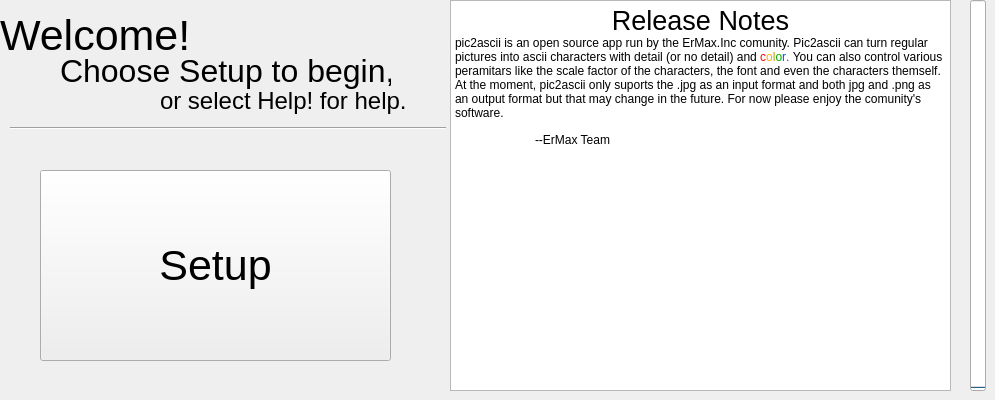
    <widget class="QWidget" name="tabHome">
     <property name="font">
      <font>
       <pointsize>8</pointsize>
       <weight>50</weight>
       <bold>false</bold>
       <stylestrategy>PreferAntialias</stylestrategy>
      </font>
     </property>
     <property name="autoFillBackground">
      <bool>false</bool>
     </property>
     <attribute name="title">
      <string>Home</string>
     </attribute>
     <attribute name="toolTip">
      <string>This is the Home Tab</string>
     </attribute>
     <widget class="QLabel" name="label">
      <property name="geometry">
       <rect>
        <x>0</x>
        <y>0</y>
        <width>211</width>
        <height>71</height>
       </rect>
      </property>
      <property name="font">
       <font>
        <pointsize>32</pointsize>
        <weight>50</weight>
        <bold>false</bold>
        <stylestrategy>PreferAntialias</stylestrategy>
       </font>
      </property>
      <property name="styleSheet">
       <string notr="true">background-color: rgba(255, 255, 255, 0);</string>
      </property>
      <property name="text">
       <string>Welcome!</string>
      </property>
     </widget>
     <widget class="QLabel" name="label_2">
      <property name="geometry">
       <rect>
        <x>60</x>
        <y>50</y>
        <width>331</width>
        <height>41</height>
       </rect>
      </property>
      <property name="font">
       <font>
        <pointsize>24</pointsize>
        <weight>50</weight>
        <bold>false</bold>
        <stylestrategy>PreferAntialias</stylestrategy>
       </font>
      </property>
      <property name="autoFillBackground">
       <bool>false</bool>
      </property>
      <property name="styleSheet">
       <string notr="true">background-color: rgba(255, 255, 255, 0);</string>
      </property>
      <property name="text">
       <string>Choose Setup to begin,</string>
      </property>
      <property name="openExternalLinks">
       <bool>false</bool>
      </property>
     </widget>
     <widget class="QLabel" name="label_3">
      <property name="geometry">
       <rect>
        <x>160</x>
        <y>80</y>
        <width>261</width>
        <height>41</height>
       </rect>
      </property>
      <property name="font">
       <font>
        <pointsize>18</pointsize>
        <weight>50</weight>
        <bold>false</bold>
        <stylestrategy>PreferAntialias</stylestrategy>
       </font>
      </property>
      <property name="styleSheet">
       <string notr="true">background-color: rgba(255, 255, 255, 0);</string>
      </property>
      <property name="text">
       <string>or select Help! for help.</string>
      </property>
     </widget>
     <widget class="QTextEdit" name="textEdit">
      <property name="enabled">
       <bool>true</bool>
      </property>
      <property name="geometry">
       <rect>
        <x>450</x>
        <y>0</y>
        <width>501</width>
        <height>391</height>
       </rect>
      </property>
      <property name="font">
       <font>
        <pointsize>8</pointsize>
        <weight>50</weight>
        <bold>false</bold>
        <stylestrategy>PreferAntialias</stylestrategy>
       </font>
      </property>
      <property name="cursor" stdset="0">
       <cursorShape>ArrowCursor</cursorShape>
      </property>
      <property name="mouseTracking">
       <bool>false</bool>
      </property>
      <property name="toolTip">
       <string/>
      </property>
      <property name="toolTipDuration">
       <number>-1</number>
      </property>
      <property name="autoFillBackground">
       <bool>false</bool>
      </property>
      <property name="styleSheet">
       <string notr="true"/>
      </property>
      <property name="documentTitle">
       <string/>
      </property>
      <property name="undoRedoEnabled">
       <bool>false</bool>
      </property>
      <property name="readOnly">
       <bool>true</bool>
      </property>
      <property name="html">
       <string>&lt;!DOCTYPE HTML PUBLIC &quot;-//W3C//DTD HTML 4.0//EN&quot; &quot;http://www.w3.org/TR/REC-html40/strict.dtd&quot;&gt;
&lt;html&gt;&lt;head&gt;&lt;meta name=&quot;qrichtext&quot; content=&quot;1&quot; /&gt;&lt;style type=&quot;text/css&quot;&gt;
p, li { white-space: pre-wrap; }
&lt;/style&gt;&lt;/head&gt;&lt;body style=&quot; font-family:'Noto Sans'; font-size:8pt; font-weight:400; font-style:normal;&quot;&gt;
&lt;p align=&quot;center&quot; style=&quot; margin-top:0px; margin-bottom:0px; margin-left:0px; margin-right:0px; -qt-block-indent:0; text-indent:0px;&quot;&gt;&lt;span style=&quot; font-family:'MS Shell Dlg 2'; font-size:20pt;&quot;&gt;Release Notes&lt;/span&gt;&lt;/p&gt;
&lt;p style=&quot; margin-top:0px; margin-bottom:0px; margin-left:0px; margin-right:0px; -qt-block-indent:0; text-indent:0px;&quot;&gt;&lt;span style=&quot; font-family:'MS Shell Dlg 2'; font-size:9pt;&quot;&gt;pic2ascii is an open source app run by the ErMax.Inc comunity. Pic2ascii can turn regular pictures into ascii characters with detail (or no detail) and &lt;/span&gt;&lt;span style=&quot; font-family:'MS Shell Dlg 2'; font-size:9pt; color:#ff0000;&quot;&gt;c&lt;/span&gt;&lt;span style=&quot; font-family:'MS Shell Dlg 2'; font-size:9pt; color:#ffaa00;&quot;&gt;o&lt;/span&gt;&lt;span style=&quot; font-family:'MS Shell Dlg 2'; font-size:9pt; color:#a2a200;&quot;&gt;l&lt;/span&gt;&lt;span style=&quot; font-family:'MS Shell Dlg 2'; font-size:9pt; color:#00aa00;&quot;&gt;o&lt;/span&gt;&lt;span style=&quot; font-family:'MS Shell Dlg 2'; font-size:9pt; color:#0055ff;&quot;&gt;r&lt;/span&gt;&lt;span style=&quot; font-family:'MS Shell Dlg 2'; font-size:9pt; color:#aa00ff;&quot;&gt;. &lt;/span&gt;&lt;span style=&quot; font-family:'MS Shell Dlg 2'; font-size:9pt; color:#000000;&quot;&gt;You can also control various peramitars like the scale factor of the characters, the font and even the characters themself. At the moment, pic2ascii only suports the .jpg as an input format and both jpg and .png as an output format but that may change in the future. For now please enjoy the comunity's software.&lt;/span&gt;&lt;/p&gt;
&lt;p style=&quot;-qt-paragraph-type:empty; margin-top:0px; margin-bottom:0px; margin-left:0px; margin-right:0px; -qt-block-indent:0; text-indent:0px; font-family:'Yu Gothic UI'; font-size:8.25pt;&quot;&gt;&lt;br /&gt;&lt;/p&gt;
&lt;p style=&quot; margin-top:0px; margin-bottom:0px; margin-left:0px; margin-right:0px; -qt-block-indent:0; text-indent:0px;&quot;&gt;&lt;span style=&quot; font-family:'MS Shell Dlg 2'; font-size:9pt; color:#000000;&quot;&gt;	--ErMax Team&lt;/span&gt;&lt;/p&gt;&lt;/body&gt;&lt;/html&gt;</string>
      </property>
      <property name="acceptRichText">
       <bool>true</bool>
      </property>
     </widget>
     <widget class="QProgressBar" name="progressBar_2">
      <property name="geometry">
       <rect>
        <x>970</x>
        <y>0</y>
        <width>16</width>
        <height>391</height>
       </rect>
      </property>
      <property name="value">
       <number>0</number>
      </property>
      <property name="textVisible">
       <bool>false</bool>
      </property>
      <property name="orientation">
       <enum>Qt::Vertical</enum>
      </property>
      <property name="invertedAppearance">
       <bool>false</bool>
      </property>
      <property name="textDirection">
       <enum>QProgressBar::TopToBottom</enum>
      </property>
     </widget>
     <widget class="Line" name="line_2">
      <property name="geometry">
       <rect>
        <x>10</x>
        <y>120</y>
        <width>436</width>
        <height>16</height>
       </rect>
      </property>
      <property name="autoFillBackground">
       <bool>false</bool>
      </property>
      <property name="orientation">
       <enum>Qt::Horizontal</enum>
      </property>
     </widget>
     <widget class="QPushButton" name="pushButton">
      <property name="geometry">
       <rect>
        <x>40</x>
        <y>170</y>
        <width>351</width>
        <height>191</height>
       </rect>
      </property>
      <property name="font">
       <font>
        <family>Yu Gothic UI</family>
        <pointsize>32</pointsize>
        <weight>50</weight>
        <bold>false</bold>
        <underline>false</underline>
        <strikeout>false</strikeout>
        <stylestrategy>PreferDefault</stylestrategy>
        <kerning>true</kerning>
       </font>
      </property>
      <property name="text">
       <string>Setup</string>
      </property>
     </widget>
    </widget>
